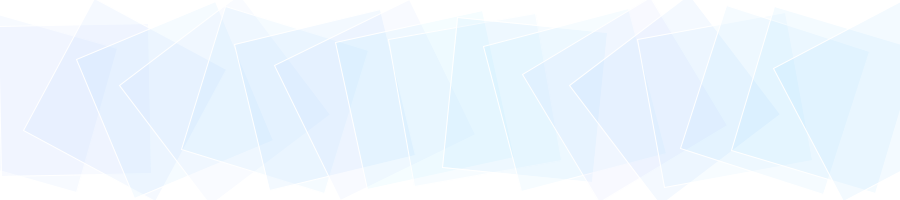
Frame 1 (no input)
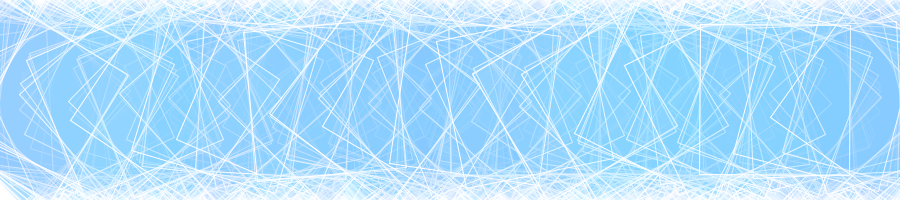
Frame 60 (the mouse pressed at the canvas centre just before this capture)
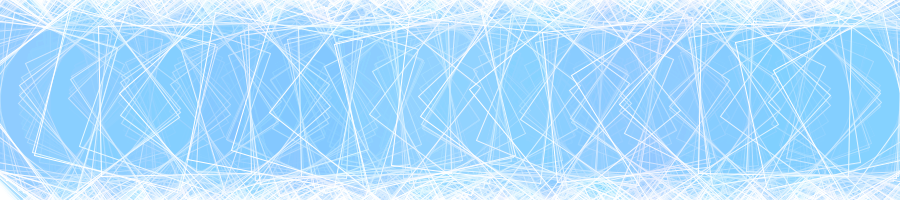
Frame 120 (the mouse held since frame 60 and released just before this capture)

The Processing sketch that drew these frames (run headless with seeded random() and noise(); from frame 60 on, the mouse is pressed at the canvas centre):

// Processing sketch: processing_70045
// ── processing_70045.pde

void setup() {
  size(900, 200);
  background(255, 255, 255);
  rectMode(CENTER);
  smooth();
  textAlign(CENTER);
  frameRate(20);
}

void draw() {
  stroke(255, 255, 255);
  for (int i=25; i<width; i+=50) {
    fill(random(100,180), random(180,230), random(250,255), 20);
    pushMatrix();
    translate(i, 100);
    rotate(radians(random(i/5,2*i)));
    rect(0, 0, 150, 150);
    popMatrix();
  }
}
